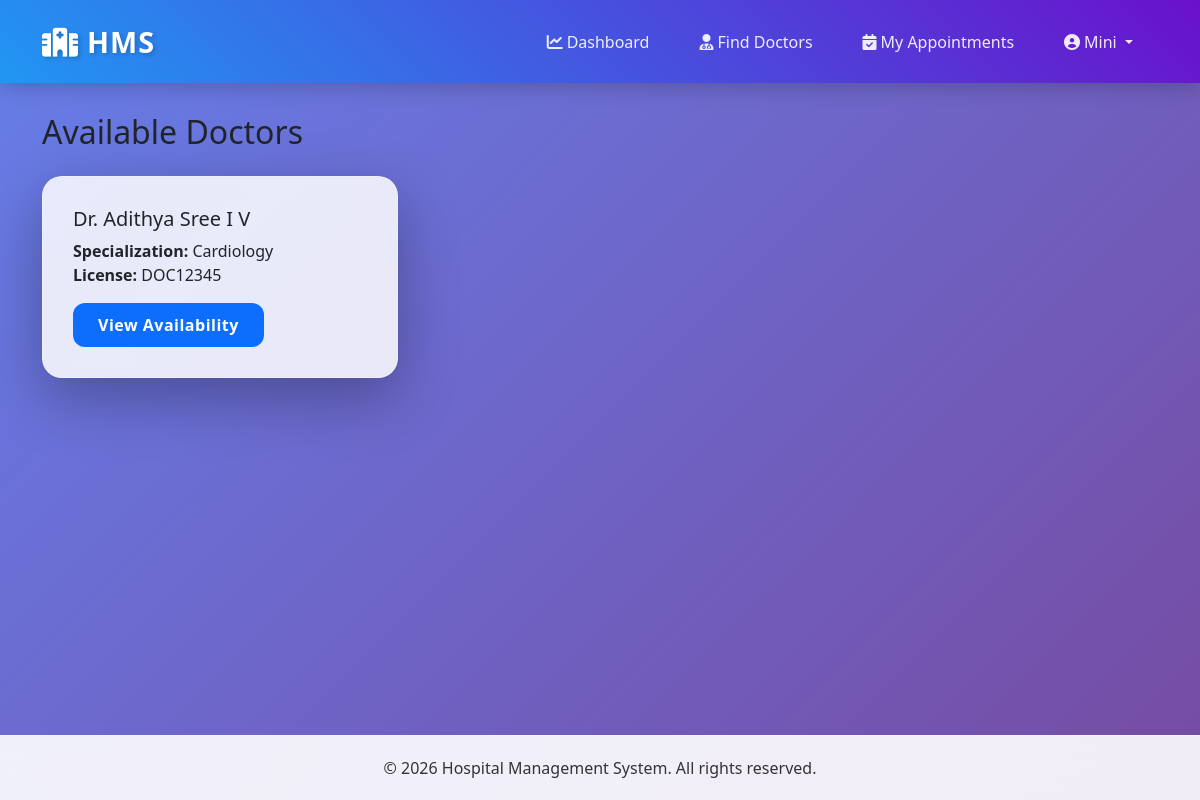
Page /patients/doctors/ (signed in) on the committed database.
### doctors/models.py (models this page shows, shortened)
class Doctor(models.Model):
    SPECIALIZATIONS = [
        ('CARDIOLOGY', 'Cardiology'),
        ('DERMATOLOGY', 'Dermatology'),
        ('NEUROLOGY', 'Neurology'),
        ('PEDIATRICS', 'Pediatrics'),
        ('ORTHOPEDICS', 'Orthopedics'),
        ('GYNECOLOGY', 'Gynecology'),
        ('OPHTHALMOLOGY', 'Ophthalmology'),
        ('ENT', 'ENT Specialist'),
        ('PSYCHIATRY', 'Psychiatry'),
        ('RADIOLOGY', 'Radiology'),
        ('ANESTHESIOLOGY', 'Anesthesiology'),
        ('EMERGENCY', 'Emergency Medicine'),
        ('FAMILY', 'Family Medicine'),
        ('INTERNAL', 'Internal Medicine'),
        ('ONCOLOGY', 'Oncology'),
        ('UROLOGY', 'Urology'),
    ]
    user = models.OneToOneField(User, on_delete=models.CASCADE)
    specialization = models.CharField(max_length=50, choices=SPECIALIZATIONS, default='FAMILY')
    license_number = models.CharField(max_length=50)
    phone = models.CharField(max_length=15)
    created_at = models.DateTimeField(auto_now_add=True)

### patients/views.py (the view)
# urls.py: path('doctors/', views.list_doctors, name='list_doctors'),
@login_required
def list_doctors(request):
    try:
        patient = request.user.patient
    except:
        messages.error(request, 'Access denied.')
        return redirect('home')
    doctors = Doctor.objects.all().select_related('user')
    return render(request, 'list_doctors.html', {'doctors': doctors})

### templates/list_doctors.html
{% extends 'base.html' %}
{% block content %}
<h2>Available Doctors</h2>
<div class="row mt-4">
    {% for doctor in doctors %}
        <div class="col-md-4 mb-3">
            <div class="card">
                <div class="card-body">
                    <h5 class="card-title">Dr. {{ doctor.user.get_full_name }}</h5>
                    <p class="card-text">
                        <strong>Specialization:</strong> {{ doctor.specialization }}<br>
                        <strong>License:</strong> {{ doctor.license_number }}
                    </p>
                    <a href="{% url 'view_doctor_availability' doctor.id %}" class="btn btn-primary">View Availability</a>
                </div>
            </div>
        </div>
    {% empty %}
        <p>No doctors available</p>
    {% endfor %}
</div>
{% endblock %}

### templates/base.html (shortened to what this page needs)
<!DOCTYPE html>
<html lang="en">
<head>
    <link href="https://cdn.jsdelivr.net/npm/bootstrap@5.1.3/dist/css/bootstrap.min.css" rel="stylesheet">
    <link rel="stylesheet" href="https://cdnjs.cloudflare.com/ajax/libs/font-awesome/6.0.0/css/all.min.css">
    {% load static %}
    <link rel="stylesheet" href="{% static 'css/custom.css' %}">
</head>
<body>
    <nav class="navbar navbar-expand-lg navbar-dark">
        <div class="container">
            <a class="navbar-brand" href="{% url 'home' %}">
                <i class="fas fa-hospital-alt me-2"></i>HMS
            </a>
            <div class="collapse navbar-collapse" id="navbarNav">
                <ul class="navbar-nav ms-auto">
                    {% if user.is_authenticated %}
                        {% if user.doctor %}
                            <li class="nav-item">
                                <a class="nav-link" href="{% url 'doctor_dashboard' %}">
                                    <i class="fas fa-chart-line me-1"></i>Dashboard
                                </a>
                            </li>
                            <li class="nav-item">
                                <a class="nav-link" href="{% url 'add_availability' %}">
                                    <i class="fas fa-clock me-1"></i>Add Availability
                                </a>
                            </li>
                            <li class="nav-item">
                                <a class="nav-link" href="{% url 'doctor_appointments' %}">
                                    <i class="fas fa-calendar-check me-1"></i>Appointments
                                </a>
                            </li>
                        {% elif user.patient %}
                            <li class="nav-item">
                                <a class="nav-link" href="{% url 'patient_dashboard' %}">
                                    <i class="fas fa-chart-line me-1"></i>Dashboard
                                </a>
                            </li>
                            <li class="nav-item">
                                <a class="nav-link" href="{% url 'list_doctors' %}">
                                    <i class="fas fa-user-md me-1"></i>Find Doctors
                                </a>
                            </li>
                            <li class="nav-item">
                                <a class="nav-link" href="{% url 'my_appointments' %}">
                                    <i class="fas fa-calendar-check me-1"></i>My Appointments
                                </a>
                            </li>
                        {% endif %}
                        <li class="nav-item dropdown">
                            <a class="nav-link dropdown-toggle" href="#" id="userDropdown" role="button" data-bs-toggle="dropdown">
                                <i class="fas fa-user-circle me-1"></i>{{ user.first_name }}
                            </a>
                        </li>
                    {% endif %}
                </ul>
            </div>
        </div>
    </nav>
    <div class="container main-content">
        {% block content %}
        {% endblock %}
    </div>
    <footer class="footer">
        <div class="container text-center">
            <p class="mb-0">&copy; 2026 Hospital Management System. All rights reserved.</p>
        </div>
    </footer>
</body>
</html>

### static/css/custom.css (style rules this page uses)
* { margin: 0; padding: 0; box-sizing: border-box; }
html, body { height: 100%; margin: 0; }
body { background: linear-gradient(135deg, #667eea 0%, #764ba2 100%); min-height: 100vh; font-family: 'Segoe UI', Tahoma, Geneva, Verdana, sans-serif; position: relative; display: flex; flex-direction: column; }
body::before { content: ''; position: fixed; top: 0; left: 0; right: 0; bottom: 0; background: url('https://images.unsplash.com/photo-1519494026892-80bbd2d6fd0d?ixlib=rb-1.2.1&auto=format&fit=crop&w=1950&q=80') no-repeat center center fixed; background-size: cover; opacity: 0.2; z-index: -1; }
.main-content { flex: 1 0 auto; padding-bottom: 30px; }
.card { border: none; border-radius: 20px; box-shadow: 0 20px 60px rgba(0,0,0,0.3); backdrop-filter: blur(10px); background-color: rgba(255, 255, 255, 0.85); transition: transform 0.3s, box-shadow 0.3s; margin-bottom: 30px; overflow: hidden; border: 1px solid rgba(255, 255, 255, 0.3); }
.card-body { padding: 30px; background: transparent; }
.navbar { background: linear-gradient(45deg, #2196F3, #6a11cb) !important; box-shadow: 0 4px 20px rgba(0,0,0,0.2); padding: 15px 0; margin-bottom: 30px; }
.navbar-brand { font-weight: 700; font-size: 1.8rem; letter-spacing: 1px; color: white !important; text-shadow: 2px 2px 4px rgba(0,0,0,0.2); }
.navbar-nav .nav-link { color: rgba(255,255,255,0.9) !important; font-weight: 500; padding: 10px 20px !important; margin: 0 5px; border-radius: 10px; transition: all 0.3s; }
.navbar-nav .nav-link i { margin-right: 8px; }
.footer { background: rgba(255, 255, 255, 0.9); backdrop-filter: blur(10px); padding: 20px 0; margin-top: auto; border-top: 1px solid rgba(255,255,255,0.3); flex-shrink: 0; width: 100%; }
.footer p { margin: 0; color: #333; font-weight: 500; }
.btn { border-radius: 12px; padding: 10px 25px; font-weight: 600; letter-spacing: 0.5px; transition: all 0.3s; border: none; }

### rows in the picture
Doctor: user.get_full_name "Adithya Sree I V", specialization "Cardiology", license_number "DOC12345"

### other values in the picture
{{ user.first_name }} "Mini"
